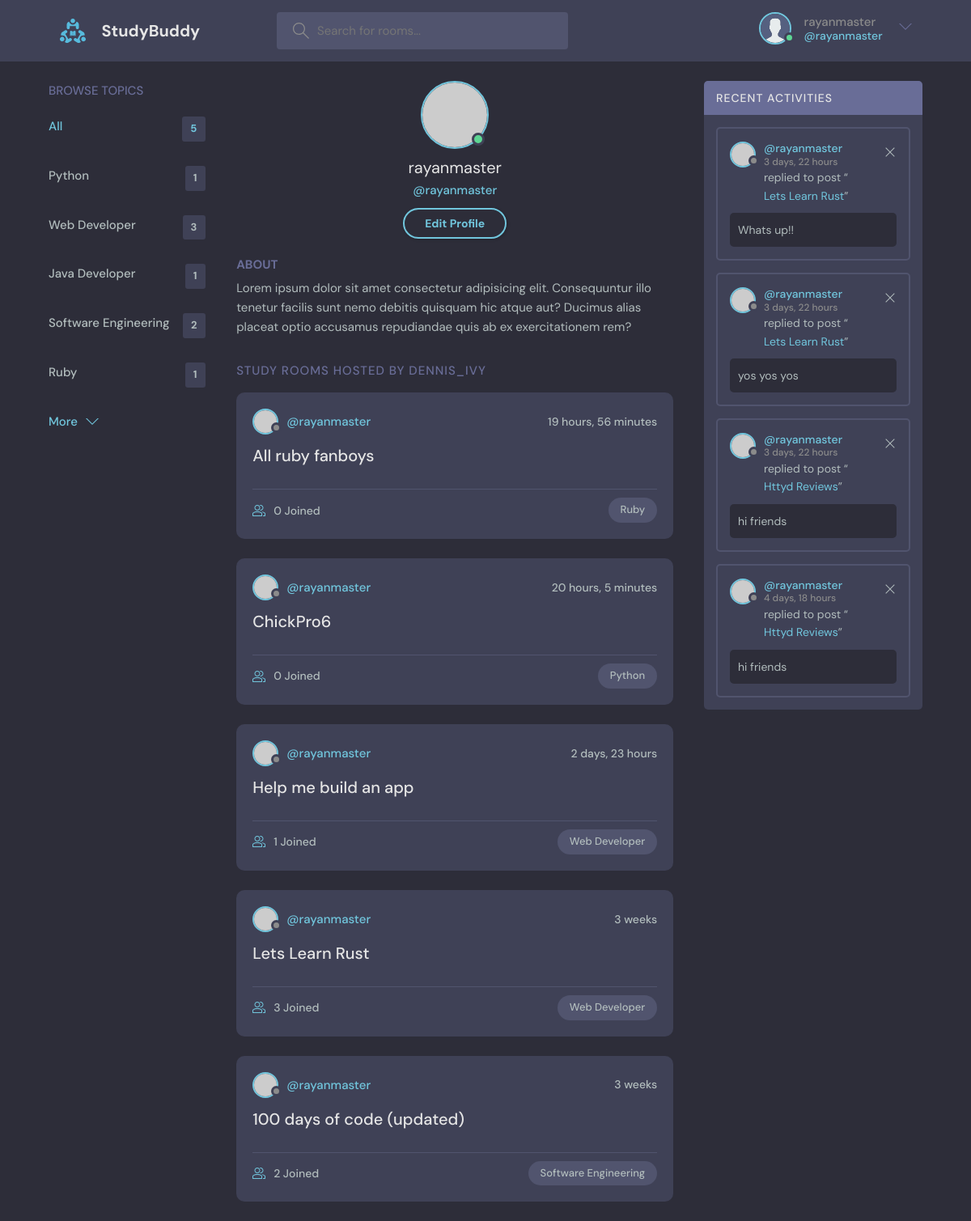
/profile/1/ (signed in), run on the app's committed database.
### base/models.py (models this page shows, shortened)
class Topic(models.Model):
    name = models.CharField(max_length=200)

class Room(models.Model):
    host = models.ForeignKey(User, on_delete=models.SET_NULL, null=True)
    topic = models.ForeignKey(Topic, on_delete=models.SET_NULL, null=True)
    name = models.CharField(max_length=200)
    description = models.TextField(null=True, blank=True)
    participants = models.ManyToManyField(User, related_name='participants', blank=True)
    updated = models.DateTimeField(auto_now=True)
    created = models.DateTimeField(auto_now_add=True)
    class Meta:
        ordering = ['-updated', '-created']
    def __str__(self):
        return str(self.name)

class Message(models.Model):
    user = models.ForeignKey(User, on_delete=models.CASCADE)
    room = models.ForeignKey(Room, on_delete=models.CASCADE)
    body = models.TextField()
    updated = models.DateTimeField(auto_now=True)
    created = models.DateTimeField(auto_now_add=True)
    class Meta:
        ordering = ['-updated', '-created']
    def __str__(self):
        return str(self.body[0:50])

### base/views.py (the view)
# urls.py: path("profile/<str:pk>/", views.userProfile, name='userprofile'),
def userProfile(request, pk):
    user = User.objects.get(id=pk)
    rooms = user.room_set.all()
    room_messages = user.message_set.all()
    topics = Topic.objects.all()
    context = {'user': user, 'rooms': rooms, 'room_messages': room_messages, 'topics': topics}
    return render(request, 'base/profile.html', context)

### base/templates/base/profile.html
{% extends 'main.html' %}
{% block content %}
  <main class="profile-page layout layout--3">
    <div class="container">
      {% include 'base/topics_bar.html' %}
      <div class="roomList">
        <div class="profile">
          <div class="profile__avatar">
            <div class="avatar avatar--large active">
              <img src="https://randomuser.me/api/portraits/men/11.jpg" />
            </div>
          </div>
          <div class="profile__info">
            <h3>{{user.username}}</h3>
            <p>@{{user.username}}</p>
            <a href="edit-user.html" class="btn btn--main btn--pill">Edit Profile</a>
          </div>
          <div class="profile__about">
            <h3>About</h3>
            <p>
              Lorem ipsum dolor sit amet consectetur adipisicing elit. Consequuntur illo tenetur
              facilis sunt nemo debitis quisquam hic atque aut? Ducimus alias placeat optio
              accusamus repudiandae quis ab ex exercitationem rem?
            </p>
          </div>
        </div>
        <div class="roomList__header">
          <div>
            <h2>Study Rooms Hosted by dennis_ivy</a>
            </h2>
          </div>
        </div>
        {% include 'base/feed_bar.html' %}
      </div>
      {% include 'base/activity_bar.html' %}
    </div>
  </main>
{% endblock content %}

### templates/navbar.html (shortened to what this page needs)
{% load static %}
<header class="header header--loggedIn">
    <div class="container">
      <a href="{% url 'home' %}" class="header__logo">
        <img src="{% static 'images/logo.svg' %}" />
        <h1>StudyBuddy</h1>
      </a>
      <form class="header__search" method="GET" action="{% url 'home' %}">
        <label>
          <input name="q" placeholder="Search for rooms..." />
        </label>
      </form>
      <nav class="header__menu">
        {% if request.user.is_authenticated %}
        <div class="header__user">
          <a href="profile.html">
            <div class="avatar avatar--medium active">
              <img src="{% static 'images/avatar.svg' %}" />
            </div>
            <p>{{request.user.username}} <span>@{{request.user.username}}</span></p>
          </a>
          <button class="dropdown-button">
            <svg version="1.1" xmlns="http://www.w3.org/2000/svg" width="32" height="32" viewBox="0 0 32 32">
              <title>chevron-down</title>
              <path d="M16 21l-13-13h-3l16 16 16-16h-3l-13 13z"></path>
            </svg>
          </button>
        </div>
        {% else %}
        <a href="{% url 'login' %}">
          <img src="./assets/avatar.svg" />
          <p>Login</p>
        </a>
        {% endif %}
      </nav>
    </div>
  </header>

### base/templates/base/topics_bar.html
<div class="topics">
    <div class="topics__header">
      <h2>Browse Topics</h2>
    </div>
    <ul class="topics__list">
      <li>
        <a href="{% url 'home' %}" class="active">All <span>{{topics.count}}</span></a>
      </li>
      {% for topic in topics %}
      <li>
        <a href="{% url 'home' %}?q={{topic.name}}">{{topic.name}} <span>{{topic.room_set.all.count}}</span></a>
      </li>
      {% endfor %}
    </ul>
    <a class="btn btn--link" href="topics.html">
      More
      <svg version="1.1" xmlns="http://www.w3.org/2000/svg" width="32" height="32" viewBox="0 0 32 32">
        <title>chevron-down</title>
        <path d="M16 21l-13-13h-3l16 16 16-16h-3l-13 13z"></path>
      </svg>
    </a>
  </div>

### base/templates/base/feed_bar.html (shortened to what this page needs)
{% for room in rooms %}
<div class="roomListRoom">
    <div class="roomListRoom__header">
      <a href="{% url 'userprofile' room.host.id %}" class="roomListRoom__author">
        <div class="avatar avatar--small">
          <img src="https://randomuser.me/api/portraits/women/11.jpg" />
        </div>
        <span>@{{room.host.username}}</span>
      </a>
      <div class="roomListRoom__actions">
        <span>{{room.created|timesince}}</span>
      </div>
    </div>
    <div class="roomListRoom__content">
      <a href="{% url 'room' room.id %}">{{room.name}}</a>
    </div>
    <div class="roomListRoom__meta">
      <a href="{% url 'room' room.id %}" class="roomListRoom__joined">
        {{room.participants.all.count}} Joined
      </a>
      <p class="roomListRoom__topic">{{room.topic.name}}</p>
    </div>
  </div>
  {% endfor %}

### base/templates/base/activity_bar.html
<div class="activities">
    <div class="activities__header">
      <h2>Recent Activities</h2>
    </div>
    {% for message in room_messages %}
    <div class="activities__box">
      <div class="activities__boxHeader roomListRoom__header">
        <a href="{% url 'userprofile' message.user.id %}" class="roomListRoom__author">
          <div class="avatar avatar--small">
            <img src="https://randomuser.me/api/portraits/women/11.jpg" />
          </div>
          <p>
            @{{message.user}}
            <span>{{message.created|timesince}}</span>
          </p>
        </a>
        {% if request.user == message.user %}
        <div class="roomListRoom__actions">
          <a href="{% url 'deletemessage' message.id %}">
            <svg version="1.1" xmlns="http://www.w3.org/2000/svg" width="32" height="32" viewBox="0 0 32 32">
              <title>remove</title>
              <path
                d="M27.314 6.019l-1.333-1.333-9.98 9.981-9.981-9.981-1.333 1.333 9.981 9.981-9.981 9.98 1.333 1.333 9.981-9.98 9.98 9.98 1.333-1.333-9.98-9.98 9.98-9.981z"
              ></path>
            </svg>
          </a>
        </div>
        {% endif %}
      </div>
      <div class="activities__boxContent">
        <p>replied to post “<a href="{% url 'room' message.room.id %}">{{message.room}}</a>”</p>
        <div class="activities__boxRoomContent">
            {{message}}
        </div>
      </div>
    </div>
    {% endfor %}
  </div>

### data on the page
Topic: name "Python", room_set.all.count "1"
Topic: name "Web Developer", room_set.all.count "3"
Topic: name "Java Developer", room_set.all.count "1"
Topic: name "Software Engineering", room_set.all.count "2"
Topic: name "Ruby", room_set.all.count "1"
Room: host.username "rayanmaster", created "19 hours, 56 minutes", name "All ruby fanboys", participants.all.count "0", topic.name "Ruby"
Room: host.username "rayanmaster", created "20 hours, 5 minutes", name "ChickPro6", participants.all.count "0", topic.name "Python"
Room: host.username "rayanmaster", created "2 days, 23 hours", name "Help me build an app", participants.all.count "1", topic.name "Web Developer"
Room: host.username "rayanmaster", created "3 weeks", name "Lets Learn Rust", participants.all.count "3", topic.name "Web Developer"
Room: host.username "rayanmaster", created "3 weeks", name "100 days of code (updated)", participants.all.count "2", topic.name "Software Engineering"
Message: user "rayanmaster", created "3 days, 22 hours", room "Lets Learn Rust", body "Whats up!!"
Message: user "rayanmaster", created "3 days, 22 hours", room "Lets Learn Rust", body "yos yos yos"
Message: user "rayanmaster", created "3 days, 22 hours", room "Httyd Reviews", body "hi friends"
Message: user "rayanmaster", created "4 days, 18 hours", room "Httyd Reviews", body "hi friends"

### other printed values
{{ request.user.username }} "rayanmaster"
{{ topics.count }} "5"
{{ user.username }} "rayanmaster"
